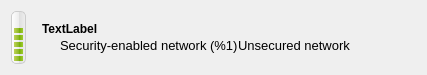
<?xml version="1.0" encoding="UTF-8"?>
<ui version="4.0">
 <class>NetworkItemWidget</class>
 <widget class="QWidget" name="NetworkItemWidget">
  <property name="geometry">
   <rect>
    <x>0</x>
    <y>0</y>
    <width>427</width>
    <height>75</height>
   </rect>
  </property>
  <property name="windowTitle">
   <string notr="true">Form</string>
  </property>
  <property name="styleSheet">
   <string notr="true">QProgressBar {
border: 1px solid #ccc;
padding: 1px;
border-radius: 5px;
background: QLinearGradient( x1: 0, y1: 0, x2: 1, y2: 0, stop: 0 #fff, stop: 0.4999 #eee, stop: 0.5 #ddd, stop: 1 #eee );
height: 50px;
}

QProgressBar::chunk {
background: QLinearGradient( x1: 0, y1: 0, x2: 1, y2: 0, stop: 0 #bfd255, stop: 0.50 #8eb92a, stop: 0.51 #72aa00, stop: 1 #9ecb2d);
border-radius: 5px;
margin: 0.5px;
height: 5px;
}</string>
  </property>
  <layout class="QHBoxLayout" name="horizontalLayout_2">
   <item>
    <widget class="QProgressBar" name="strength">
     <property name="sizePolicy">
      <sizepolicy hsizetype="Preferred" vsizetype="Maximum">
       <horstretch>0</horstretch>
       <verstretch>0</verstretch>
      </sizepolicy>
     </property>
     <property name="minimumSize">
      <size>
       <width>0</width>
       <height>10</height>
      </size>
     </property>
     <property name="maximumSize">
      <size>
       <width>15</width>
       <height>16777215</height>
      </size>
     </property>
     <property name="value">
      <number>60</number>
     </property>
     <property name="textVisible">
      <bool>false</bool>
     </property>
     <property name="orientation">
      <enum>Qt::Vertical</enum>
     </property>
    </widget>
   </item>
   <item>
    <spacer name="horizontalSpacer">
     <property name="orientation">
      <enum>Qt::Horizontal</enum>
     </property>
     <property name="sizeType">
      <enum>QSizePolicy::Fixed</enum>
     </property>
     <property name="sizeHint" stdset="0">
      <size>
       <width>10</width>
       <height>20</height>
      </size>
     </property>
    </spacer>
   </item>
   <item>
    <layout class="QVBoxLayout" name="verticalLayout">
     <property name="spacing">
      <number>0</number>
     </property>
     <item>
      <spacer name="verticalSpacer_2">
       <property name="orientation">
        <enum>Qt::Vertical</enum>
       </property>
       <property name="sizeHint" stdset="0">
        <size>
         <width>20</width>
         <height>10</height>
        </size>
       </property>
      </spacer>
     </item>
     <item>
      <widget class="QLabel" name="ssid">
       <property name="sizePolicy">
        <sizepolicy hsizetype="MinimumExpanding" vsizetype="Preferred">
         <horstretch>0</horstretch>
         <verstretch>0</verstretch>
        </sizepolicy>
       </property>
       <property name="font">
        <font>
         <weight>75</weight>
         <bold>true</bold>
        </font>
       </property>
       <property name="text">
        <string notr="true">TextLabel</string>
       </property>
      </widget>
     </item>
     <item>
      <layout class="QHBoxLayout" name="horizontalLayout">
       <item>
        <widget class="QLabel" name="securityIcon">
         <property name="minimumSize">
          <size>
           <width>18</width>
           <height>18</height>
          </size>
         </property>
         <property name="maximumSize">
          <size>
           <width>18</width>
           <height>18</height>
          </size>
         </property>
         <property name="text">
          <string/>
         </property>
         <property name="pixmap">
          <pixmap>:/images/protected.png</pixmap>
         </property>
         <property name="scaledContents">
          <bool>true</bool>
         </property>
        </widget>
       </item>
       <item>
        <widget class="QLabel" name="secured">
         <property name="font">
          <font>
           <pointsize>10</pointsize>
          </font>
         </property>
         <property name="text">
          <string>Security-enabled network (%1)</string>
         </property>
        </widget>
       </item>
       <item>
        <widget class="QLabel" name="unsecured">
         <property name="font">
          <font>
           <pointsize>10</pointsize>
          </font>
         </property>
         <property name="text">
          <string>Unsecured network</string>
         </property>
        </widget>
       </item>
      </layout>
     </item>
     <item>
      <spacer name="verticalSpacer">
       <property name="orientation">
        <enum>Qt::Vertical</enum>
       </property>
       <property name="sizeHint" stdset="0">
        <size>
         <width>20</width>
         <height>10</height>
        </size>
       </property>
      </spacer>
     </item>
    </layout>
   </item>
   <item>
    <widget class="SpinnerWidget" name="spinner" native="true">
     <property name="minimumSize">
      <size>
       <width>22</width>
       <height>22</height>
      </size>
     </property>
     <property name="maximumSize">
      <size>
       <width>22</width>
       <height>22</height>
      </size>
     </property>
    </widget>
   </item>
  </layout>
 </widget>
 <customwidgets>
  <customwidget>
   <class>SpinnerWidget</class>
   <extends>QWidget</extends>
   <header>spinnerwidget.h</header>
   <container>1</container>
  </customwidget>
 </customwidgets>
 <resources>
  <include location="qconnman-ui.qrc"/>
 </resources>
 <connections/>
</ui>
